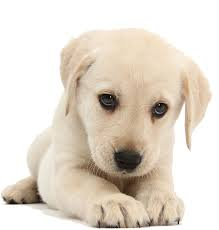
#> input picture legacy/dog.jpg, 219 x 230 px
$ python -i preprocessing.py   (imports and definitions only)
#> lines starting #> are read from the running program, lines starting #| are printed output that depends on the picture
import os
import tempfile
from pathlib import Path

import numpy as np
from PIL import Image, ImageChops, ImageEnhance


IMAGE_SIZE = (128, 128)


def convert_to_ela_image(image_path, quality=90):
    """
    Convert an image into Error Level Analysis format.

    ELA highlights compression differences in the image and can help expose
    visual artifacts that may be useful for classification.
    """
#> called with image_path = '../legacy/dog.jpg', quality = 90
    image_path = Path(image_path)
    temp_file = None

    try:
        original = Image.open(image_path).convert("RGB")
#> original is the input picture: PIL image 219x230 RGB; mean R, G, B 226.9, 217.5, 205.4

        with tempfile.NamedTemporaryFile(suffix=".jpg", delete=False) as temp:
            temp_file = temp.name

        original.save(temp_file, "JPEG", quality=quality)
        saved = Image.open(temp_file).convert("RGB")

        diff = ImageChops.difference(original, saved)
        extrema = diff.getextrema()
#> extrema = ((0, 10), (0, 9), (0, 13))
        max_diff = max(channel[1] for channel in extrema)
#> max_diff = 13

        if max_diff == 0:
            max_diff = 1

        scale = 255.0 / max_diff
#> scale = 19.62
        ela_image = ImageEnhance.Brightness(diff).enhance(scale)
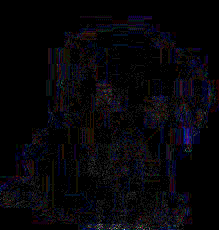
#> ela_image: PIL image 219x230 RGB; mean R, G, B 6.4, 5.4, 9

        return ela_image

    finally:
        if temp_file and os.path.exists(temp_file):
            os.remove(temp_file)


def prepare_image(image_path, image_size=IMAGE_SIZE):
    """
    Prepare an image for model prediction.

    The function converts the image to ELA format, resizes it, normalizes pixel
    values, and reshapes it to match the CNN input shape.
    """
    ela_image = convert_to_ela_image(image_path).resize(image_size)
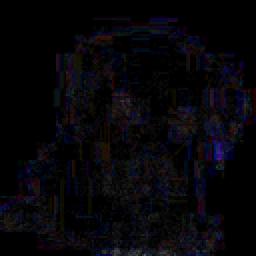
#> ela_image: PIL image 128x128 RGB (shown 2 times larger); mean R, G, B 6.5, 5.5, 9.1
    image_array = np.asarray(ela_image).astype("float32") / 255.0

    return image_array.reshape(1, image_size[0], image_size[1], 3)

>>> result = prepare_image('../legacy/dog.jpg')

$ run again, on legacy/dong.jpg
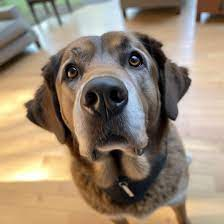
#> input picture legacy/dong.jpg, 224 x 224 px
#> in convert_to_ela_image, original is the input picture: PIL image 224x224 RGB; mean R, G, B 151.5, 135, 115.8
#> extrema = ((0, 9), (0, 9), (0, 11))
#> max_diff = 11
#> scale = 23.18
#> in convert_to_ela_image, `ela_image = ImageEnhance.Brightness(diff).enhance(scale)`:
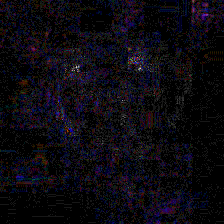
#> ela_image: PIL image 224x224 RGB; mean R, G, B 12, 9.6, 16
#> in prepare_image, `ela_image = convert_to_ela_image(image_path).resize(image_size)`:
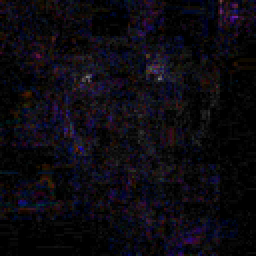
#> ela_image: PIL image 128x128 RGB (shown 2 times larger); mean R, G, B 12.2, 9.8, 16.2
